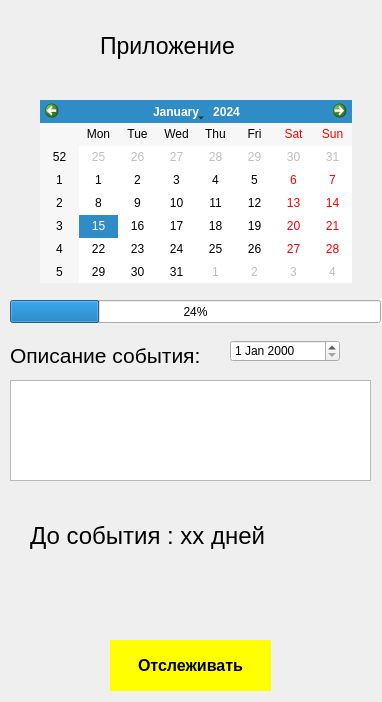
<?xml version="1.0" encoding="UTF-8"?>
<ui version="4.0">
 <class>Dialog</class>
 <widget class="QDialog" name="Dialog">
  <property name="geometry">
   <rect>
    <x>0</x>
    <y>0</y>
    <width>382</width>
    <height>702</height>
   </rect>
  </property>
  <property name="windowTitle">
   <string>Основное окно J.A.R.V.I.S.</string>
  </property>
  <property name="styleSheet">
   <string notr="true">
QPushButton{
	background-color:yellow;
	width:75px;
	height:50px;
font-size:16px;
font-weight: bold;
border:none;
text-aligh:center
}
QPushButton:hover{
background-color:silver
}
QPushButton:pressed{
background-color:red}

</string>
  </property>
  <widget class="QCalendarWidget" name="calendarWidget">
   <property name="geometry">
    <rect>
     <x>40</x>
     <y>100</y>
     <width>312</width>
     <height>183</height>
    </rect>
   </property>
  </widget>
  <widget class="QLabel" name="label">
   <property name="geometry">
    <rect>
     <x>100</x>
     <y>0</y>
     <width>211</width>
     <height>91</height>
    </rect>
   </property>
   <property name="font">
    <font>
     <pointsize>17</pointsize>
    </font>
   </property>
   <property name="text">
    <string>Приложение</string>
   </property>
  </widget>
  <widget class="QProgressBar" name="progressBar">
   <property name="geometry">
    <rect>
     <x>10</x>
     <y>300</y>
     <width>371</width>
     <height>23</height>
    </rect>
   </property>
   <property name="value">
    <number>24</number>
   </property>
  </widget>
  <widget class="QPlainTextEdit" name="plainTextEdit">
   <property name="geometry">
    <rect>
     <x>10</x>
     <y>380</y>
     <width>361</width>
     <height>101</height>
    </rect>
   </property>
  </widget>
  <widget class="QLabel" name="label_2">
   <property name="geometry">
    <rect>
     <x>10</x>
     <y>340</y>
     <width>201</width>
     <height>31</height>
    </rect>
   </property>
   <property name="font">
    <font>
     <pointsize>16</pointsize>
    </font>
   </property>
   <property name="text">
    <string>Описание события:</string>
   </property>
  </widget>
  <widget class="QPushButton" name="pushButton">
   <property name="geometry">
    <rect>
     <x>110</x>
     <y>640</y>
     <width>161</width>
     <height>51</height>
    </rect>
   </property>
   <property name="text">
    <string>Отслеживать</string>
   </property>
  </widget>
  <widget class="QDateEdit" name="dateEdit">
   <property name="geometry">
    <rect>
     <x>230</x>
     <y>340</y>
     <width>110</width>
     <height>22</height>
    </rect>
   </property>
  </widget>
  <widget class="QLabel" name="label_3">
   <property name="geometry">
    <rect>
     <x>30</x>
     <y>500</y>
     <width>271</width>
     <height>71</height>
    </rect>
   </property>
   <property name="font">
    <font>
     <pointsize>18</pointsize>
    </font>
   </property>
   <property name="text">
    <string>До события : xx дней</string>
   </property>
  </widget>
 </widget>
 <resources/>
 <connections/>
</ui>
